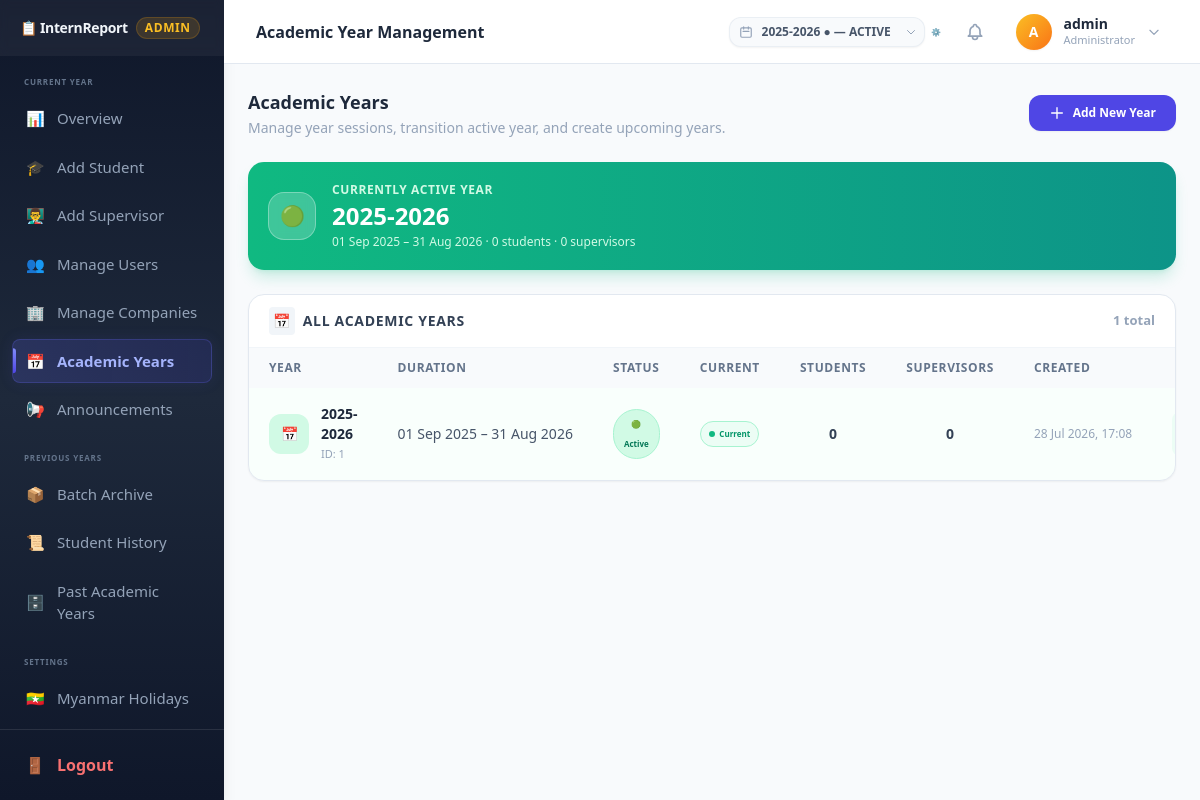
The app's page /admin/manage-academic-years.php (signed in) with its own data.
### tables this page shows
CREATE TABLE IF NOT EXISTS academic_years (
    id INT AUTO_INCREMENT PRIMARY KEY,
    year_label VARCHAR(15) NOT NULL COMMENT 'e.g. 2025-2026',
    start_date DATE NOT NULL,
    end_date DATE NOT NULL,
    status ENUM('UPCOMING', 'ACTIVE', 'ARCHIVED') NOT NULL DEFAULT 'UPCOMING',
    is_current TINYINT(1) NOT NULL DEFAULT 0 COMMENT 'Only one row should have 1',
    created_at TIMESTAMP DEFAULT CURRENT_TIMESTAMP,
    UNIQUE KEY uk_year_label (year_label),
    INDEX idx_status (status),
    INDEX idx_is_current (is_current)
);

### admin/manage-academic-years.php (the view, shortened to what this page needs)
<?php
require_once __DIR__ . '/../config/database.php';
$years = $pdo->query("
    SELECT ay.*,
           (SELECT COUNT(*) FROM users u WHERE u.academic_year_id = ay.id AND u.role = 'student') AS student_count,
           (SELECT COUNT(*) FROM users u WHERE u.academic_year_id = ay.id AND u.role = 'supervisor') AS supervisor_count
    FROM academic_years ay
    ORDER BY ay.start_date DESC
")->fetchAll();
$current_active = null;
foreach ($years as $y) {
    if ($y['status'] === 'ACTIVE') { $current_active = $y; break; }
}
?>
<!DOCTYPE html>
<html lang="en">
<head>
    <script src="https://cdn.tailwindcss.com"></script>
</head>
<body class="bg-slate-50 font-sans antialiased">
<div class="flex h-screen overflow-hidden">
    <?php require_once __DIR__ . '/../includes/admin-sidebar.php'; ?>
    <div class="flex-1 flex flex-col overflow-hidden">
        <?php $pageTitle = 'Academic Year Management'; require_once __DIR__ . '/../includes/topbar.php'; ?>
        <main class="flex-1 overflow-y-auto p-6">
            <div class="max-w-6xl mx-auto space-y-6">
                <div class="flex items-center justify-between">
                    <div>
                        <h2 class="text-lg font-black text-slate-800">Academic Years</h2>
                        <p class="text-sm text-slate-400 mt-0.5">Manage year sessions, transition active year, and create upcoming years.</p>
                    </div>
                    <button
                        onclick="document.getElementById('addYearModal').classList.remove('hidden')"
                        class="px-5 py-2.5 bg-indigo-600 hover:bg-indigo-700 text-white font-bold text-xs rounded-xl shadow-sm transition cursor-pointer flex items-center gap-2"
                    >
                        <svg class="w-4 h-4" fill="none" stroke="currentColor" stroke-width="2" viewBox="0 0 24 24"><path stroke-linecap="round" stroke-linejoin="round" d="M12 4v16m8-8H4"/></svg>
                        Add New Year
                    </button>
                </div>
                <?php if ($current_active): ?>
                <div class="bg-gradient-to-r from-emerald-500 to-teal-600 rounded-2xl p-5 text-white shadow-lg shadow-emerald-500/20">
                    <div class="flex items-center justify-between">
                        <div class="flex items-center gap-4">
                            <div class="w-12 h-12 rounded-2xl bg-white/20 backdrop-blur-sm flex items-center justify-center text-xl border border-white/30">
                                🟢
                            </div>
                            <div>
                                <p class="text-xs font-bold uppercase tracking-wider text-emerald-100">Currently Active Year</p>
                                <p class="text-2xl font-black mt-0.5"><?= htmlspecialchars($current_active['year_label']) ?></p>
                                <p class="text-xs text-emerald-100 mt-0.5">
                                    <?= (new DateTime($current_active['start_date']))->format('d M Y') ?> – <?= (new DateTime($current_active['end_date']))->format('d M Y') ?>
                                    · <?= $current_active['student_count'] ?> student<?= $current_active['student_count'] != 1 ? 's' : '' ?>
                                    · <?= $current_active['supervisor_count'] ?> supervisor<?= $current_active['supervisor_count'] != 1 ? 's' : '' ?>
                                </p>
                            </div>
                        </div>
                    </div>
                </div>
                <?php endif; ?>
                <div class="bg-white rounded-2xl border border-slate-200 shadow-sm overflow-hidden">
                    <div class="px-5 py-3 border-b border-slate-100 flex items-center justify-between">
                        <h3 class="text-sm font-black text-slate-700 uppercase tracking-wider flex items-center gap-2">
                            <span class="p-1 bg-slate-100 text-slate-600 rounded">📅</span> All Academic Years
                        </h3>
                        <span class="text-label font-bold text-slate-400"><?= count($years) ?> total</span>
                    </div>
                    <?php if (empty($years)): ?>
                    <div class="p-12 text-center">
                        <div class="w-16 h-16 rounded-2xl bg-slate-100 text-slate-400 flex items-center justify-center text-3xl mx-auto mb-4">📭</div>
                        <p class="text-sm font-semibold text-slate-700 mb-1">No academic years yet</p>
                        <p class="text-xs text-slate-400 max-w-sm mx-auto">Click "Add New Year" to create your first academic year session.</p>
                    </div>
                    <?php else: ?>
                    <div class="overflow-x-auto">
                        <table class="w-full text-sm">
                            <thead>
                                <tr class="bg-slate-50 text-slate-500 font-bold uppercase tracking-wider text-xs">
                                    <th class="px-5 py-3 text-left">Year</th>
                                    <th class="px-5 py-3 text-left">Duration</th>
                                    <th class="px-5 py-3 text-center">Status</th>
                                    <th class="px-5 py-3 text-center">Current</th>
                                    <th class="px-5 py-3 text-center">Students</th>
                                    <th class="px-5 py-3 text-center">Supervisors</th>
                                    <th class="px-5 py-3 text-left">Created</th>
                                    <th class="px-5 py-3 text-right">Actions</th>
                                </tr>
                            </thead>
                            <tbody class="divide-y divide-slate-100">
                                <?php foreach ($years as $y): ?>
                                <?php
                                    $is_current = (int) $y['is_current'] === 1;
                                    $status_cfg = match($y['status']) {
                                        'ACTIVE'   => ['bg-emerald-100 text-emerald-700 border-emerald-200', '🟢 Active'],
                                        'UPCOMING' => ['bg-blue-100 text-blue-700 border-blue-200',       '🔵 Upcoming'],
                                        'ARCHIVED' => ['bg-slate-100 text-slate-500 border-slate-200',    '📦 Archived'],
                                        default    => ['bg-slate-100 text-slate-500 border-slate-200',    '—'],
                                    };
                                ?>
                                <tr class="hover:bg-slate-50/50 transition <?= $is_current ? 'bg-emerald-50/30' : '' ?>">
                                    <td class="px-5 py-4">
                                        <div class="flex items-center gap-3">
                                            <div class="w-10 h-10 rounded-xl <?= $is_current ? 'bg-emerald-100 text-emerald-600' : 'bg-slate-100 text-slate-500' ?> flex items-center justify-center text-sm font-bold shrink-0">
                                                📅
                                            </div>
                                            <div>
                                                <p class="font-bold text-slate-800"><?= htmlspecialchars($y['year_label']) ?></p>
                                                <p class="text-caption text-slate-400">ID: <?= $y['id'] ?></p>
                                            </div>
                                        </div>
                                    </td>
                                    <td class="px-5 py-4 text-slate-600 whitespace-nowrap">
                                        <?= (new DateTime($y['start_date']))->format('d M Y') ?> – <?= (new DateTime($y['end_date']))->format('d M Y') ?>
                                    </td>
                                    <td class="px-5 py-4 text-center">
                                        <span class="inline-block text-micro font-bold px-2.5 py-1 rounded-full border <?= $status_cfg[0] ?>">
                                            <?= $status_cfg[1] ?>
                                        </span>
                                    </td>
                                    <td class="px-5 py-4 text-center">
                                        <?php if ($is_current): ?>
                                        <span class="inline-flex items-center gap-1 text-micro font-bold text-emerald-600 bg-emerald-50 px-2 py-0.5 rounded-full border border-emerald-200">
                                            <span class="w-1.5 h-1.5 bg-emerald-500 rounded-full animate-pulse"></span> Current
                                        </span>
                                        <?php else: ?>
                                        <span class="text-slate-300 text-micro">—</span>
                                        <?php endif; ?>
                                    </td>
                                    <td class="px-5 py-4 text-center">
                                        <span class="font-bold text-slate-700"><?= $y['student_count'] ?></span>
                                    </td>
                                    <td class="px-5 py-4 text-center">
                                        <span class="font-bold text-slate-700"><?= $y['supervisor_count'] ?></span>
                                    </td>
                                    <td class="px-5 py-4 text-slate-400 whitespace-nowrap text-xs">
                                        <?= (new DateTime($y['created_at']))->format('d M Y, H:i') ?>
                                    </td>
                                    <td class="px-5 py-4 text-right">
                                        <div class="flex items-center justify-end gap-1.5">
                                            <?php if ($y['status'] === 'ACTIVE'): ?>
                                            <span class="px-3 py-1.5 bg-emerald-50 text-emerald-400 text-xs font-bold rounded-lg cursor-default flex items-center gap-1">
                                            </span>
                                            <?php endif; ?>
                                        </div>
                                    </td>
                                </tr>
                                <?php endforeach; ?>
                            </tbody>
                        </table>
                    </div>
                    <?php endif; ?>
                </div>
            </div>
        </main>
    </div>
</div>
</body>
</html>

### records on screen
academic_years: year_label "2025-2026", start_date "01 Sep 2025", end_date "31 Aug 2026", id "1", status "🟢 Active", is_current 1 (drawn), student_count "0", supervisor_count "0", created_at "28 Jul 2026, 17:08"

### other values on screen
$item['icon'] "📊"
$item['label'] "Overview"
$item['icon'] "🎓"
$item['label'] "Add Student"
$item['icon'] "👨‍🏫"
$item['label'] "Add Supervisor"
$item['icon'] "👥"
$item['label'] "Manage Users"
$item['icon'] "🏢"
$item['label'] "Manage Companies"
$item['icon'] "📅"
$item['label'] "Academic Years"
$item['icon'] "📢"
$item['label'] "Announcements"
$item['icon'] "📦"
